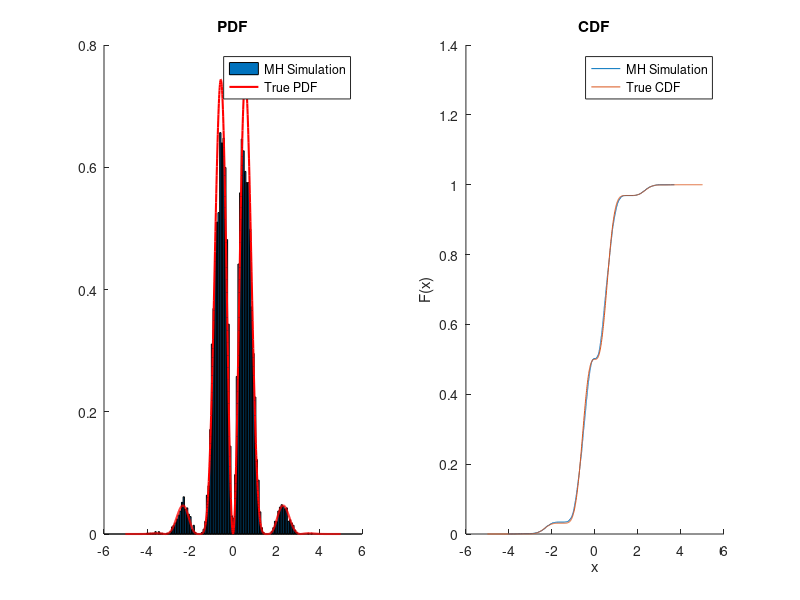

Here is the MATLAB script that generated this plot: (Note: this script raises an error after producing the figure.)

% Question 2


%% 2 (a)
n = 10000; 
x = zeros(n+1, 1); 
x(1) = randn();
i = 2;

while i <= n+1
    
    % sample new x from N(x_old, 1) (random walk MH)
    tmp = randn() + x(i-1);
    
    % calculate the acceptance rate 
    r = (cos(tmp)^2 * sin(2*tmp)^2 * normpdf(tmp))/(cos(x(i-1))^2 * sin(2*x(i-1))^2 * normpdf(x(i-1)));
    
    if rand() < r
        x(i) = tmp;
        i = i + 1;
    end
end


% For plotting the pdf and cdf
t = -5:0.01:5; 
p = cos(t).^2 .* sin(2*t).^2 .* normpdf(t); 
[f, xtick] = hist(x, 100);
figure(1); 
subplot(1,2,1);
hold all
bar(xtick, f / trapz(xtick, f))
plot(t, p / trapz(t, p), 'r-', 'LineWidth', 1.5)
hold off
legend('MH Simulation', 'True PDF');
title('PDF');
subplot(1,2,2);
hold all; 
ecdf(x); 
plot(t, cumsum(p / trapz(t, p)) * 0.01)
hold off;
legend('MH Simulation', 'True CDF');
title('CDF');

% assign v = x for part c
v = x;

%% Question 2(c)

rng('default');
n = 1000; 
x0 = 2.0; % initial state of x
x = [x0; zeros(n, 1)];
% Generate 1000 x and y
for i = 2:n+1
    x(i) = x(i-1) + randn();
end
y = x + randsample(v, n+1, true);


% apply the kalman filter
y_hat = q2kf(y, std(v)^2); 
error = y - y_hat; 

display('MSE of Kalman Filter = ');
display(mean(error.^2)); 

% for plotting
figure(2); 
subplot(2,1,1);
hold all;
plot(1:1:n, y(2:end), 'LineWidth', 1.5);
plot(1:1:n, y_hat(2:end), 'g-', 'LineWidth', 2.0);
hold off;
xlim([0, 1000]); 
legend('Measurement', 'KF Estimate'); 
title('Measurement/KF Filter')

subplot(2,1,2);
hold all;
plot(1:1:n, zeros(n, 1), 'k-', 'LineWidth', 2.0);
plot(1:1:n, error(2:end), 'r.', 'MarkerSize', 15.0);
title('Error')
